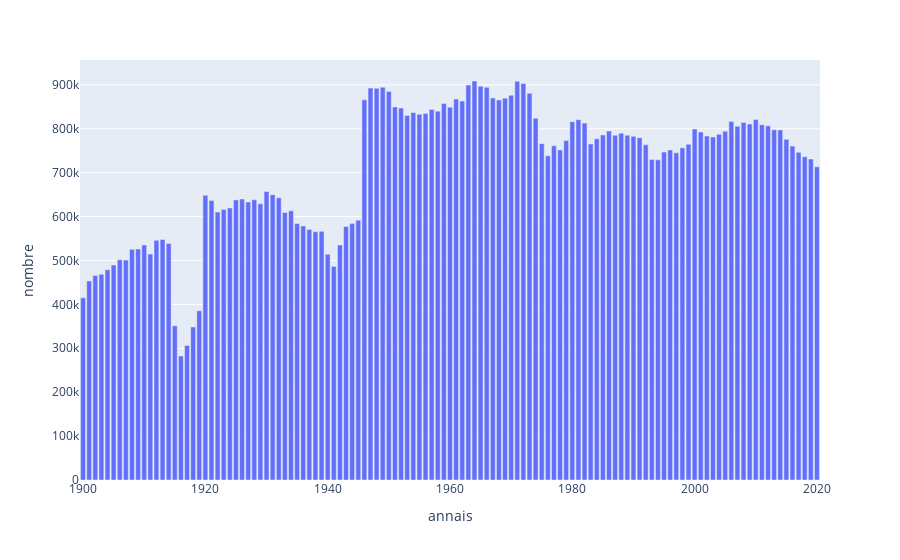

The code cell stored with this chart in its notebook:
### Markdown cell above
# Totaux naissances et prénoms

### Code cell
df_total_nais_annees = df_nat.groupby('annais').agg({'nombre' : sum})
display(df_total_nais_annees.tail())
px.bar(df_total_nais_annees, y='nombre')
